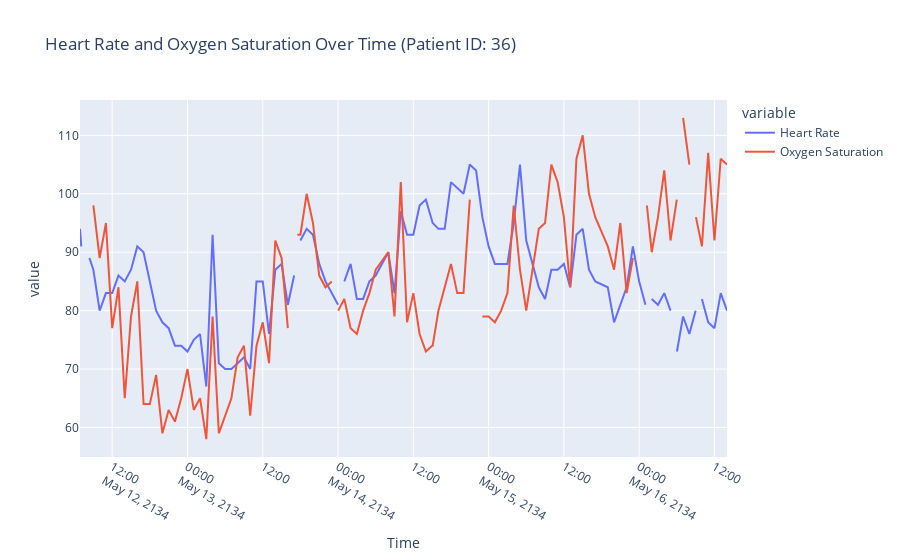

Here is the notebook cell this chart was saved with:
### Code cell
# Fetch the data
conn = sqlite3.connect('../Assignment_MIMIC_SQL/database.db')

query = """
SELECT CE.SUBJECT_ID, CE.HADM_ID, CE.ITEMID, CE.VALUE, CE.CHARTTIME
FROM CHARTEVENTS CE
WHERE CE.ITEMID IN (220045, 220181) AND CE.SUBJECT_ID = 36
ORDER BY CE.CHARTTIME;
"""

chartevents_df = pd.read_sql(query, conn)

# Close the connection after the query
conn.close()


# Convert CHARTTIME to datetime
chartevents_df['CHARTTIME'] = pd.to_datetime(chartevents_df['CHARTTIME'])

# Map ITEMID to readable names (e.g., Heart Rate and SpO2)
chartevents_df['PARAMETER'] = chartevents_df['ITEMID'].map({220045: 'Heart Rate', 220181: 'Oxygen Saturation'})

# Pivot the data to separate Heart Rate and SpO2 into different columns
pivot_df = chartevents_df.pivot_table(index='CHARTTIME', 
                                      columns='PARAMETER', 
                                      values='VALUE', 
                                      aggfunc='first').reset_index()
                                      

# Create the time series graph
fig = px.line(pivot_df, x='CHARTTIME', y=['Heart Rate', 'Oxygen Saturation'],
              title="Heart Rate and Oxygen Saturation Over Time (Patient ID: 36)",
              labels={'CHARTTIME': 'Time', 'VALUE': 'Measurement Value'})
fig.show()
